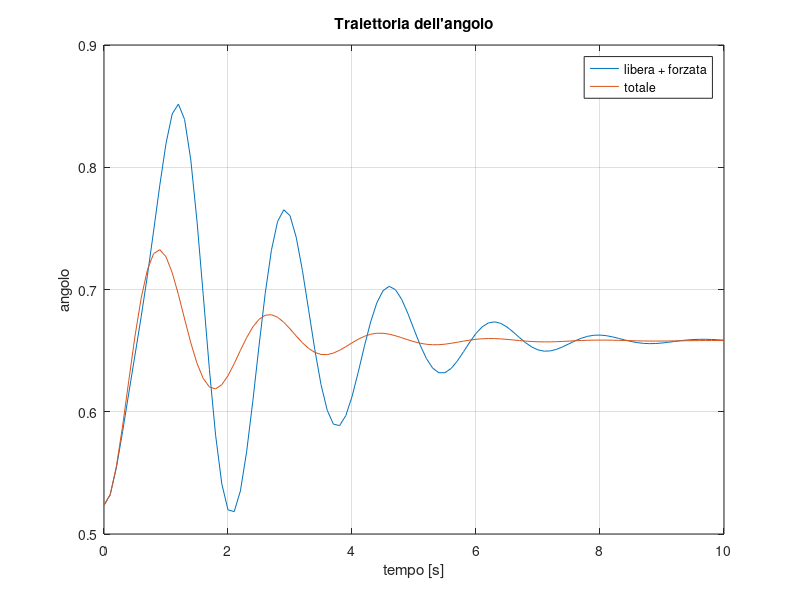

Here is the MATLAB script that generated this plot:
%
% Esempio: Principio sovrapposizione effetti non vale per il pendolo
%
close all; clear all; clc;

% parametri fisici del sistema
mass = 0.5;   % kg
length = 0.6; % metri
grav = 9.81;  % m/s^2
attr = 0.25;  % coefficiente d'attrito (b)

% condizione iniziale del pendolo
theta_init     = deg2rad(30); % angolo: 30 gradi
theta_dot_init = 0; % velocità angolare: nulla

% input applicato: costante e pari a 10
inp_forced = @(t) 10; % evoluzione forzata
inp_free   = @(t) 0; % evoluzione libera

% intervallo di tempo
interv = 0:0.1:10; % da 0 a 10 secondi

%% risoluzione equazione differenziale

% dinamica: ftilde(x, t)
dyn_free   = @(t, x) [x(2);
    -grav/length*sin(x(1)) - attr/(mass*length^2)*x(2)];

dyn_forced = @(t, x) [x(2);
    -grav/length*sin(x(1)) - attr/(mass*length^2)*x(2) + inp_forced(t)];

% vettore delle condizioni iniziali
x0_free   = [theta_init; theta_dot_init];
x0_forced = zeros(2, 1);

% risolviamo l'equazione differenziale
[time_free, traj_free]     = ode45(dyn_free, interv, x0_free);
[time_forced, traj_forced] = ode45(dyn_forced, interv, x0_forced);
[time_full, traj_full]     = ode45(dyn_forced, interv, x0_free);

%% plot

figure;
plot(time_full, traj_free(:,1) + traj_forced(:,1))
hold on; grid on; zoom on; box on;
title('Traiettoria dell''angolo')
xlim([0 10])
xlabel('tempo [s]')
ylabel('angolo')
plot(time_full, traj_full(:,1))
legend('libera + forzata', 'totale')
